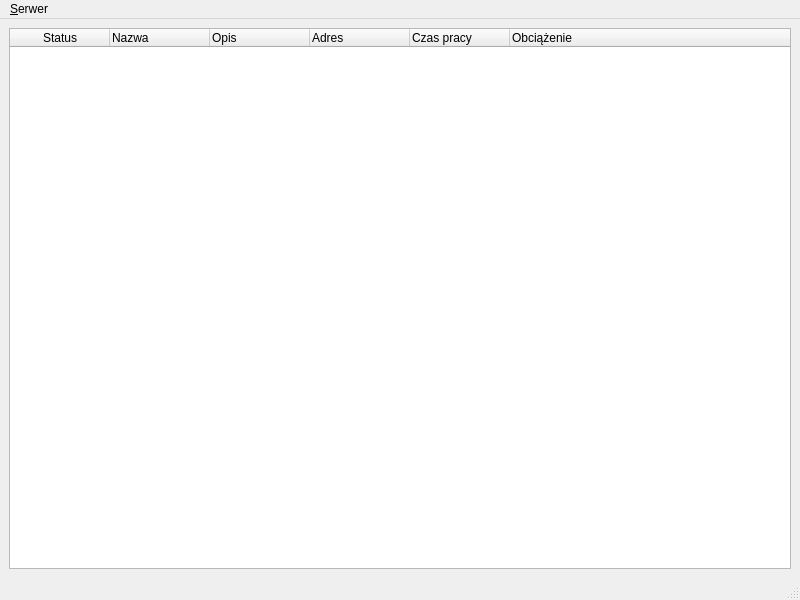
<?xml version="1.0" encoding="UTF-8"?>
<ui version="4.0">
 <class>MainWindow</class>
 <widget class="QMainWindow" name="MainWindow">
  <property name="geometry">
   <rect>
    <x>0</x>
    <y>0</y>
    <width>800</width>
    <height>600</height>
   </rect>
  </property>
  <property name="windowTitle">
   <string>MainWindow</string>
  </property>
  <widget class="QWidget" name="centralwidget">
   <layout class="QVBoxLayout" name="verticalLayout">
    <item>
     <widget class="QTreeWidget" name="twServers">
      <property name="rootIsDecorated">
       <bool>false</bool>
      </property>
      <column>
       <property name="text">
        <string>Status</string>
       </property>
       <property name="textAlignment">
        <set>AlignHCenter|AlignVCenter|AlignCenter</set>
       </property>
      </column>
      <column>
       <property name="text">
        <string>Nazwa</string>
       </property>
      </column>
      <column>
       <property name="text">
        <string>Opis</string>
       </property>
      </column>
      <column>
       <property name="text">
        <string>Adres</string>
       </property>
      </column>
      <column>
       <property name="text">
        <string>Czas pracy</string>
       </property>
      </column>
      <column>
       <property name="text">
        <string>Obciążenie</string>
       </property>
      </column>
     </widget>
    </item>
   </layout>
  </widget>
  <widget class="QMenuBar" name="menubar">
   <property name="geometry">
    <rect>
     <x>0</x>
     <y>0</y>
     <width>800</width>
     <height>25</height>
    </rect>
   </property>
   <widget class="QMenu" name="menu_Serwer">
    <property name="title">
     <string>&amp;Serwer</string>
    </property>
    <addaction name="aServerAdd"/>
    <addaction name="aServerEdit"/>
    <addaction name="aServerManage"/>
    <addaction name="aServerRemove"/>
    <addaction name="separator"/>
    <addaction name="aServerExit"/>
   </widget>
   <addaction name="menu_Serwer"/>
  </widget>
  <widget class="QStatusBar" name="statusbar"/>
  <action name="aServerAdd">
   <property name="text">
    <string>Dodaj</string>
   </property>
   <property name="shortcut">
    <string>Ctrl+N</string>
   </property>
  </action>
  <action name="aServerRemove">
   <property name="text">
    <string>Usuń</string>
   </property>
   <property name="shortcut">
    <string>Ctrl+D</string>
   </property>
  </action>
  <action name="aServerExit">
   <property name="text">
    <string>Wyjście</string>
   </property>
   <property name="shortcut">
    <string>Alt+X</string>
   </property>
  </action>
  <action name="aServerEdit">
   <property name="text">
    <string>Edytuj</string>
   </property>
   <property name="shortcut">
    <string>Ctrl+E</string>
   </property>
  </action>
  <action name="aServerManage">
   <property name="text">
    <string>Zarządzaj</string>
   </property>
  </action>
 </widget>
 <resources/>
 <connections>
  <connection>
   <sender>aServerExit</sender>
   <signal>triggered()</signal>
   <receiver>MainWindow</receiver>
   <slot>close()</slot>
   <hints>
    <hint type="sourcelabel">
     <x>-1</x>
     <y>-1</y>
    </hint>
    <hint type="destinationlabel">
     <x>399</x>
     <y>299</y>
    </hint>
   </hints>
  </connection>
 </connections>
</ui>
